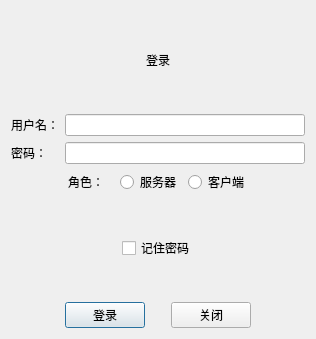
<?xml version="1.0" encoding="UTF-8"?>
<ui version="4.0">
 <class>Login</class>
 <widget class="QDialog" name="Login">
  <property name="geometry">
   <rect>
    <x>0</x>
    <y>0</y>
    <width>316</width>
    <height>339</height>
   </rect>
  </property>
  <property name="windowTitle">
   <string>Dialog</string>
  </property>
  <layout class="QVBoxLayout" name="verticalLayout">
   <item>
    <widget class="QWidget" name="widget_2" native="true">
     <layout class="QHBoxLayout" name="horizontalLayout_4">
      <item>
       <spacer name="horizontalSpacer">
        <property name="orientation">
         <enum>Qt::Horizontal</enum>
        </property>
        <property name="sizeHint" stdset="0">
         <size>
          <width>40</width>
          <height>20</height>
         </size>
        </property>
       </spacer>
      </item>
      <item>
       <widget class="QLabel" name="label">
        <property name="text">
         <string>登录</string>
        </property>
        <property name="alignment">
         <set>Qt::AlignLeading|Qt::AlignLeft|Qt::AlignVCenter</set>
        </property>
       </widget>
      </item>
      <item>
       <spacer name="horizontalSpacer_2">
        <property name="orientation">
         <enum>Qt::Horizontal</enum>
        </property>
        <property name="sizeHint" stdset="0">
         <size>
          <width>40</width>
          <height>20</height>
         </size>
        </property>
       </spacer>
      </item>
     </layout>
    </widget>
   </item>
   <item>
    <layout class="QGridLayout" name="gridLayout">
     <item row="0" column="0">
      <widget class="QLabel" name="label_3">
       <property name="text">
        <string>用户名：</string>
       </property>
      </widget>
     </item>
     <item row="1" column="1">
      <widget class="QLineEdit" name="lineEdit_3"/>
     </item>
     <item row="0" column="1">
      <widget class="QLineEdit" name="lineEdit_2"/>
     </item>
     <item row="1" column="0">
      <widget class="QLabel" name="label_4">
       <property name="text">
        <string>密码：</string>
       </property>
      </widget>
     </item>
    </layout>
   </item>
   <item>
    <layout class="QHBoxLayout" name="horizontalLayout">
     <item>
      <spacer name="horizontalSpacer_3">
       <property name="orientation">
        <enum>Qt::Horizontal</enum>
       </property>
       <property name="sizeHint" stdset="0">
        <size>
         <width>40</width>
         <height>20</height>
        </size>
       </property>
      </spacer>
     </item>
     <item>
      <widget class="QLabel" name="label_5">
       <property name="text">
        <string>角色：</string>
       </property>
      </widget>
     </item>
     <item>
      <spacer name="horizontalSpacer_7">
       <property name="orientation">
        <enum>Qt::Horizontal</enum>
       </property>
       <property name="sizeType">
        <enum>QSizePolicy::Fixed</enum>
       </property>
       <property name="sizeHint" stdset="0">
        <size>
         <width>10</width>
         <height>20</height>
        </size>
       </property>
      </spacer>
     </item>
     <item>
      <widget class="QRadioButton" name="radioButton">
       <property name="text">
        <string>服务器</string>
       </property>
      </widget>
     </item>
     <item>
      <widget class="QRadioButton" name="radioButton_2">
       <property name="text">
        <string>客户端</string>
       </property>
      </widget>
     </item>
     <item>
      <spacer name="horizontalSpacer_4">
       <property name="orientation">
        <enum>Qt::Horizontal</enum>
       </property>
       <property name="sizeHint" stdset="0">
        <size>
         <width>40</width>
         <height>20</height>
        </size>
       </property>
      </spacer>
     </item>
    </layout>
   </item>
   <item>
    <widget class="QWidget" name="widget" native="true">
     <layout class="QHBoxLayout" name="horizontalLayout_2">
      <item>
       <spacer name="horizontalSpacer_8">
        <property name="orientation">
         <enum>Qt::Horizontal</enum>
        </property>
        <property name="sizeHint" stdset="0">
         <size>
          <width>40</width>
          <height>20</height>
         </size>
        </property>
       </spacer>
      </item>
      <item>
       <widget class="QCheckBox" name="checkBox">
        <property name="text">
         <string>记住密码</string>
        </property>
       </widget>
      </item>
      <item>
       <spacer name="horizontalSpacer_9">
        <property name="orientation">
         <enum>Qt::Horizontal</enum>
        </property>
        <property name="sizeHint" stdset="0">
         <size>
          <width>40</width>
          <height>20</height>
         </size>
        </property>
       </spacer>
      </item>
     </layout>
    </widget>
   </item>
   <item>
    <layout class="QHBoxLayout" name="horizontalLayout_3">
     <item>
      <spacer name="horizontalSpacer_10">
       <property name="orientation">
        <enum>Qt::Horizontal</enum>
       </property>
       <property name="sizeHint" stdset="0">
        <size>
         <width>40</width>
         <height>20</height>
        </size>
       </property>
      </spacer>
     </item>
     <item>
      <widget class="QPushButton" name="pushButton">
       <property name="text">
        <string>登录</string>
       </property>
      </widget>
     </item>
     <item>
      <spacer name="horizontalSpacer_12">
       <property name="orientation">
        <enum>Qt::Horizontal</enum>
       </property>
       <property name="sizeType">
        <enum>QSizePolicy::Fixed</enum>
       </property>
       <property name="sizeHint" stdset="0">
        <size>
         <width>20</width>
         <height>20</height>
        </size>
       </property>
      </spacer>
     </item>
     <item>
      <widget class="QPushButton" name="pushButton_2">
       <property name="text">
        <string>关闭</string>
       </property>
      </widget>
     </item>
     <item>
      <spacer name="horizontalSpacer_11">
       <property name="orientation">
        <enum>Qt::Horizontal</enum>
       </property>
       <property name="sizeHint" stdset="0">
        <size>
         <width>40</width>
         <height>20</height>
        </size>
       </property>
      </spacer>
     </item>
    </layout>
   </item>
  </layout>
 </widget>
 <resources/>
 <connections/>
</ui>
